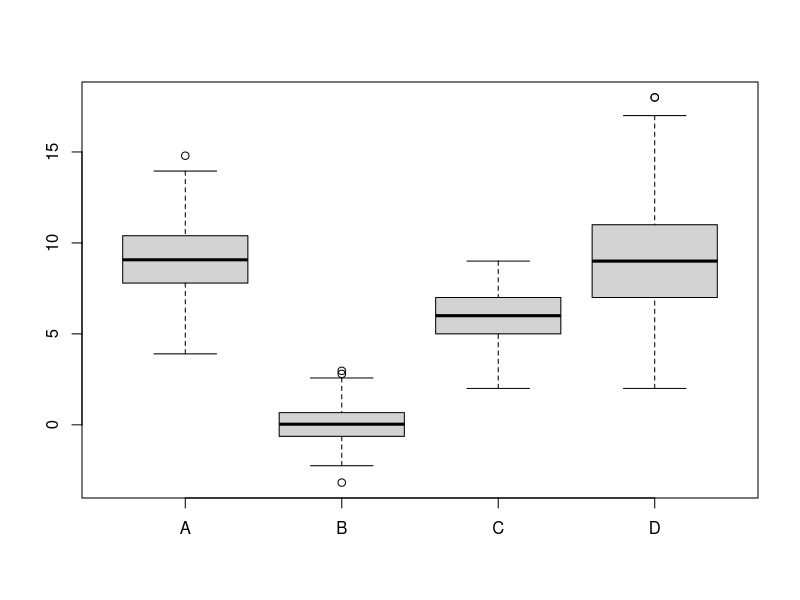
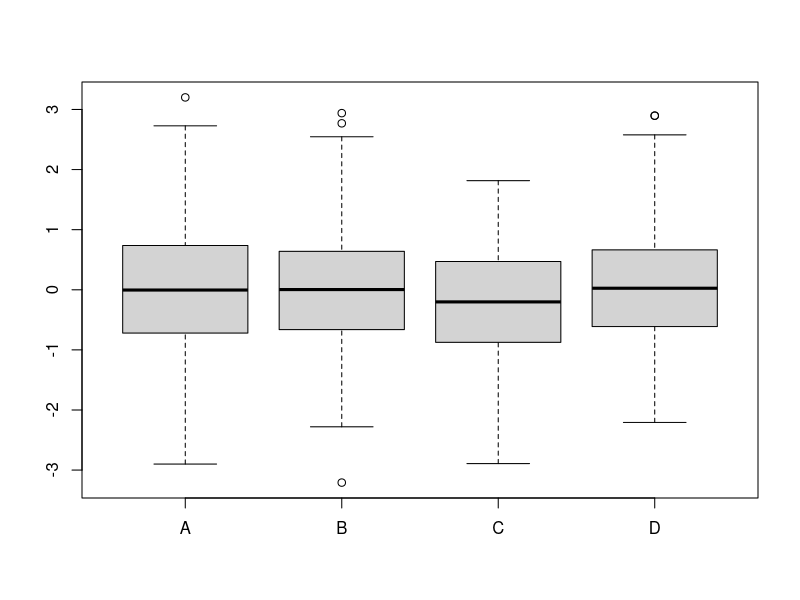
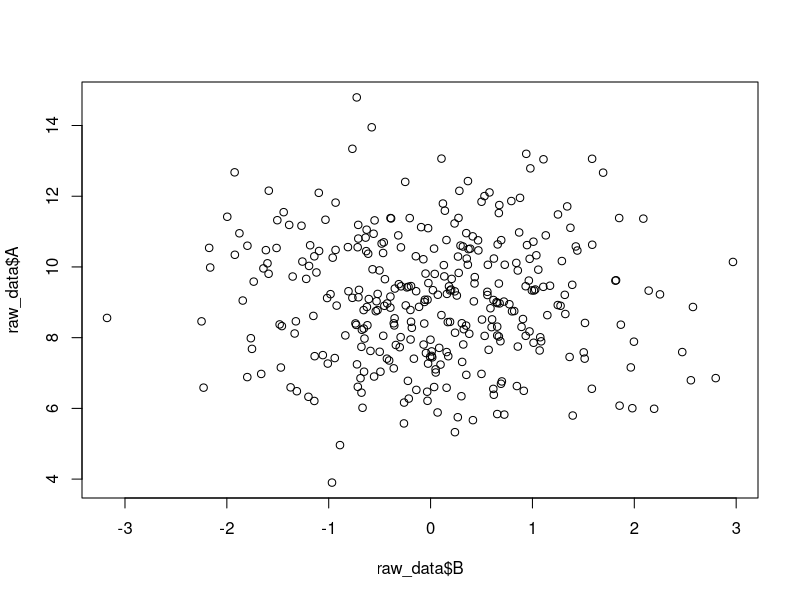

R code for these plots, in order:
## ---- chunk 1
raw_data <- read.csv("raw_data.csv")
Ndata <-scale(raw_data)

## ---- chunk 2
boxplot(raw_data)
## ---- chunk 3
boxplot(Ndata)
## ---- chunk 4
# After standarization, we could find all the data subsets are in a similler distrubution, and they are all Symmetry. 
## ---- chunk 5
plot(raw_data$A~raw_data$B)

# A and B are no correlation, they are distributed ramdommly. 

